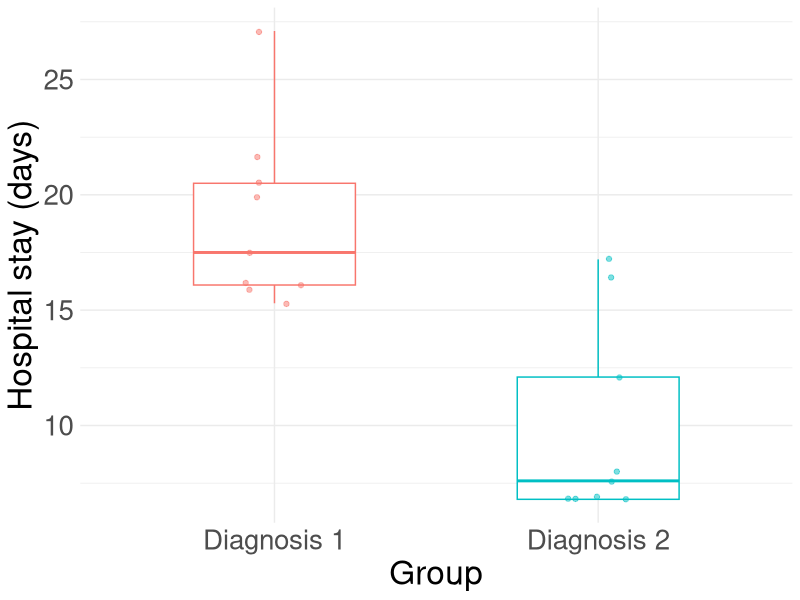

Reproduce this figure in R.
###############################################################################
# EXAMPLE 4: Boxplot for skewed data describing the duration of hospital stay for two diseases.
## From Tomek & Eisner: Basic Statistics for Life Scientists. https://github.com/jtmff/stats_BSfLS
###############################################################################
library(ggplot2) 
library(Cairo)
data_hs_diagnosis1 = c(15.3, 15.9, 20.5, 19.9, 16.2, 27.1, 21.6, 17.5, 16.09)
data_hs_diagnosis2 = c(16.4, 12.1, 7.6, 6.8, 6.8, 17.2, 6.8, 6.9, 8)

# Combine the data into a data frame
data_diagnoses <- data.frame(
  Value = c(data_hs_diagnosis1, data_hs_diagnosis2),
  Group = rep(c("Diagnosis 1", "Diagnosis 2"), each = 9)
)

# Create a boxplot with overlaid points
plt <- ggplot(data_diagnoses, aes(x = Group, y = Value, color = Group)) +
  geom_boxplot(width = 0.5) +
  geom_jitter(position = position_jitter(width = 0.1), alpha = 0.5) +
  labs(x = "Group",  y = "Hospital stay (days)") + 
  theme_minimal() +
  theme(
    legend.position = "none",
    axis.text.x = element_text(size = 20),
    axis.text.y = element_text(size = 20),
    axis.title.x = element_text(size = 24),
    axis.title.y = element_text(size = 24)
  )

CairoPNG(file = "boxplot.png", width = 600, height = 400)
print(plt)
dev.off()
